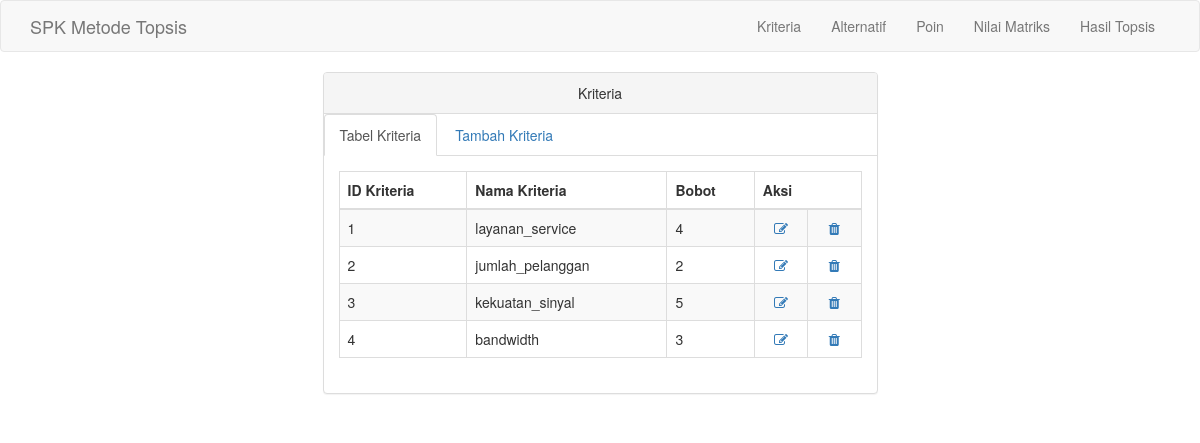
Page /kriteria.php on the committed database.
### tables this page shows
CREATE TABLE `tab_kriteria` (
  `id_kriteria` varchar(10) NOT NULL,
  `nama_kriteria` varchar(50) NOT NULL,
  `bobot` float NOT NULL
);

### kriteria.php (the view, shortened to what this page needs)
<?php
include ("koneksi.php");
 ?>
<!DOCTYPE html>
<html>
  <head>
    <link href="tampilan/css/bootstrap.min.css" rel="stylesheet">
    <link href="tampilan/font-awesome/css/font-awesome.min.css" rel="stylesheet" type="text/css">
  </head>
  <body>
    <nav class="navbar navbar-default navbar-custom">
      <div class="container">
        <div class="navbar-header">
          <a class="navbar-brand" href="index.php">SPK Metode Topsis</a>
        </div>
        <div class="collapse navbar-collapse">
          <ul class="nav navbar-nav navbar-right">
            <li>
              <a href="kriteria.php">Kriteria</a>
            </li>
            <li>
              <a href="alternatif.php">Alternatif</a>
            </li>
            <li>
              <a href="poin.php">Poin</a>
            </li>
            <li>
              <a href="nilmat.php">Nilai Matriks</a>
            </li>
            <li>
              <a href="hastop.php">Hasil Topsis</a>
            </li>
          </ul>
        </div>
      </div>
    </nav>
    <div class="container">
      <div class="row">
        <div class="col-lg-6 col-lg-offset-3">
            <div class="panel panel-default">
                <div class="panel-heading text-center">
                    Kriteria
                </div>
                <ul class="nav nav-tabs">
                    <li class="active">
                      <a href="kriteria.php" data-toggle="tab">Tabel Kriteria</a>
                    </li>
                    <li>
                      <a href="kriteriatambah.php" data-toggle="tab">Tambah Kriteria</a>
                    </li>
                </ul>
                <div class="panel-body">
                    <div class="tab-content">
                      <div class="">
                        <table class="table table-striped table-bordered table-hover">
                          <thead>
                            <tr>
                              <th>ID Kriteria</th>
                              <th>Nama Kriteria</th>
                              <th>Bobot</th>
                              <th colspan="2">Aksi</th>
                            </tr>
                          </thead>
                          <tbody>
                            <?php
                            $sql = $koneksi->query('SELECT * FROM tab_kriteria');
                            while ($row = $sql->fetch_array()) {
                            ?>
                            <tr>
                              <td><?php echo $row[0] ?></td>
                              <td><?php echo $row[1] ?></td>
                              <td><?php echo $row[2] ?></td>
                              <td align="center">
                                <a href="editkriteria.php?id_kriteria=<?php echo $row['id_kriteria'] ?>"> <i class="fa fa-edit fa-fw"></i>
                                </td>
                              <td align="center">
                                <a href="hapuskriteria.php?id_kriteria=<?php echo $row['id_kriteria'] ?>"> <i class="fa fa-trash fa-fw"></i>
                                </td>
                            </tr>
                            <?php } ?>
                          </tbody>
                        </table>
                      </div>
                    </div>
                </div>
            </div>
        </div>
      </div>
    </div>
    <footer class="text-center">
      <div class="footer-below">
        <div class="container">
          <div class="row">
            <div class="col-lg-12">
            </div>
          </div>
        </div>
      </div>
    </footer>
  </body>
</html>

### rows in the picture
tab_kriteria: id_kriteria "1", nama_kriteria "layanan_service", bobot "4"
tab_kriteria: id_kriteria "2", nama_kriteria "jumlah_pelanggan", bobot "2"
tab_kriteria: id_kriteria "3", nama_kriteria "kekuatan_sinyal", bobot "5"
tab_kriteria: id_kriteria "4", nama_kriteria "bandwidth", bobot "3"
